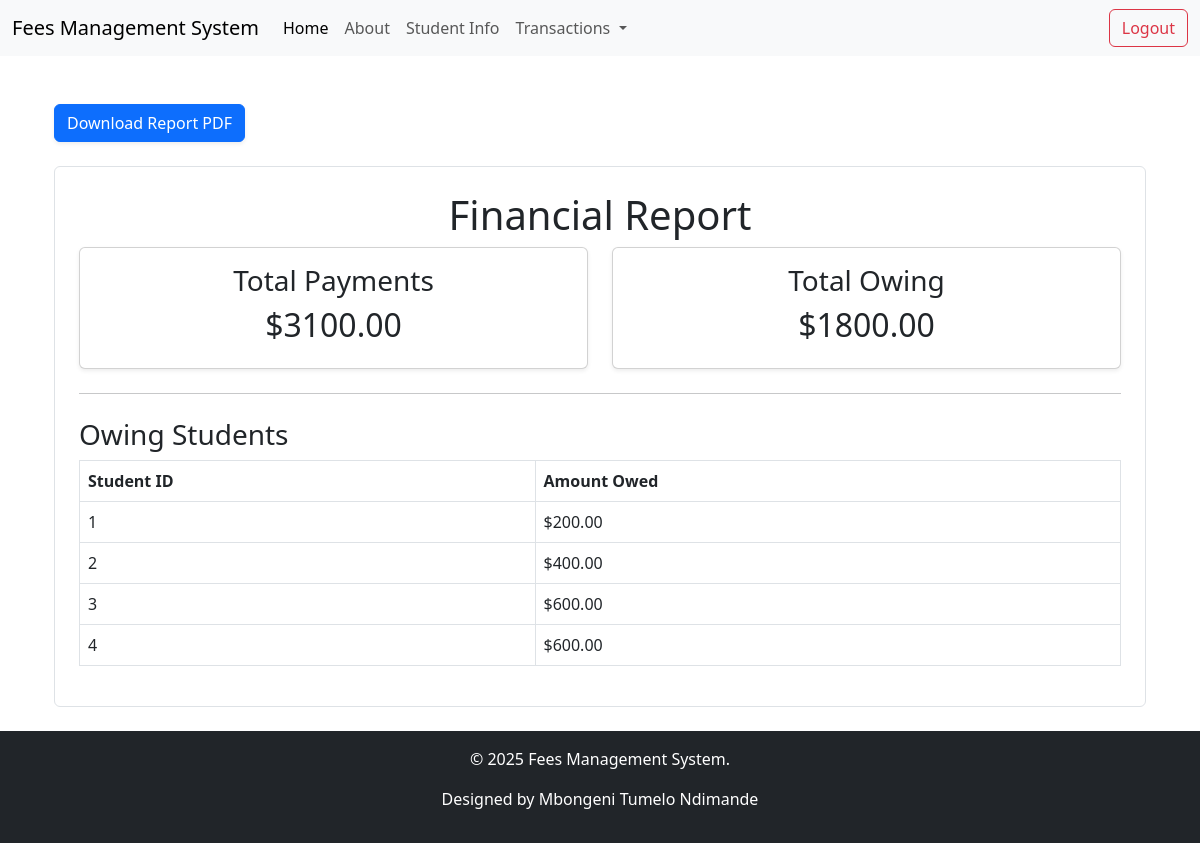
The app's page /reports/ (signed in) with its own data.
### myapp/models.py (models this page shows, shortened)
class Owing(models.Model):
    student = models.OneToOneField(Student, on_delete=models.CASCADE)
    amount_owed = models.DecimalField(max_digits=10, decimal_places=2)

### myapp/views.py (the view)
# urls.py: path('reports/', views.reports, name= 'reports'),
@login_required
def reports(request):
    owing_list = Owing.objects.all()
    payment_data = Payment.objects.aggregate(total_payments=Sum('amount_paid'))
    total_payments = payment_data.get('total_payments') or Decimal('0.00')
    owing_data = Owing.objects.aggregate(total_owing=Sum('amount_owed'))
    total_owing = owing_data.get('total_owing') or Decimal('0.00')
    context = {
        'Owing': owing_list,
        'total_payments': total_payments,
        'total_owing': total_owing,
    }
    return render(request, 'reports.html', context)

### myapp/templates/reports.html (shortened to what this page needs)
{% extends "base.html" %}
{% block content %}
<div class="container mt-5">
    <div class="d-flex justify-content-between align-items-center mb-4">
        <button id="download-pdf-btn" class="btn btn-primary shadow-sm">
             Download Report PDF
        </button>
    </div>
    <div id="report-content" class="p-4 border rounded">
        <div class="row mb-4 text-center">
            <h1 class="text-center">Financial Report</h1>
            <div class="col-md-6">
                <div class="card shadow-sm">
                    <div class="card-body">
                        <h3 class="card-title">Total Payments</h3>
                        <h2>${{ total_payments|floatformat:2 }}</h2>
                    </div>
                </div>
            </div>
            <div class="col-md-6">
                <div class="card shadow-sm">
                    <div class="card-body">
                        <h3 class="card-title">Total Owing</h3>
                        <h2>${{ total_owing|floatformat:2 }}</h2>
                    </div>
                </div>
            </div>
        </div>
        <hr>
        <div class="row mt-4">
            <div class="col-md-12">
                <h3>Owing Students</h3>
                <table class="table table-bordered table-hover">
                    <thead class="thead-light">
                        <tr>
                            <th>Student ID</th>
                            <th>Amount Owed</th>
                        </tr>
                    </thead>
                    <tbody>
                        {% for owing in Owing %}
                        <tr>
                            <td>{{ owing.student_id }}</td>
                            <td>${{ owing.amount_owed|floatformat:2 }}</td>
                        </tr>
                        {% empty %}
                        <tr>
                            <td colspan="2" class="text-center">No students are currently owing.</td>
                        </tr>
                        {% endfor %}
                    </tbody>
                </table>
            </div>
        </div>
    </div>
    </div>
{% endblock %}

### records on screen
Owing: student_id "1", amount_owed "200.00"
Owing: student_id "2", amount_owed "400.00"
Owing: student_id "3", amount_owed "600.00"
Owing: student_id "4", amount_owed "600.00"

### other values on screen
{{ total_payments|floatformat:2 }} "3100.00"
{{ total_owing|floatformat:2 }} "1800.00"
